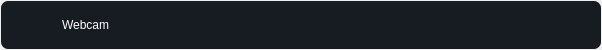
<?xml version="1.0" encoding="UTF-8"?>
<ui version="4.0">
 <class>SourceWidgetClass</class>
 <widget class="QWidget" name="SourceWidgetClass">
  <property name="geometry">
   <rect>
    <x>0</x>
    <y>0</y>
    <width>602</width>
    <height>50</height>
   </rect>
  </property>
  <property name="windowTitle">
   <string>SourceWidget</string>
  </property>
  <property name="styleSheet">
   <string notr="true">#mainSourceWidget {
  background: #171B22;
  border: 2px solid transparent;
  border-radius: 8px;
}

#mainSourceWidget:hover {
  background: #1E2430;
  border: 2px solid transparent;
  border-radius: 8px;
}

#titleLabel {
  color: white;
}</string>
  </property>
  <layout class="QHBoxLayout" name="horizontalLayout_2">
   <property name="spacing">
    <number>0</number>
   </property>
   <property name="leftMargin">
    <number>0</number>
   </property>
   <property name="topMargin">
    <number>0</number>
   </property>
   <property name="rightMargin">
    <number>0</number>
   </property>
   <property name="bottomMargin">
    <number>0</number>
   </property>
   <item>
    <widget class="QWidget" name="mainSourceWidget" native="true">
     <property name="cursor">
      <cursorShape>PointingHandCursor</cursorShape>
     </property>
     <layout class="QHBoxLayout" name="horizontalLayout">
      <property name="spacing">
       <number>3</number>
      </property>
      <property name="leftMargin">
       <number>0</number>
      </property>
      <property name="topMargin">
       <number>0</number>
      </property>
      <property name="rightMargin">
       <number>0</number>
      </property>
      <property name="bottomMargin">
       <number>0</number>
      </property>
      <item>
       <widget class="QPushButton" name="pushButton">
        <property name="cursor">
         <cursorShape>OpenHandCursor</cursorShape>
        </property>
        <property name="text">
         <string/>
        </property>
        <property name="icon">
         <iconset resource="frameflow.qrc">
          <normaloff>:/FrameFlow/drag.svg</normaloff>:/FrameFlow/drag.svg</iconset>
        </property>
        <property name="flat">
         <bool>true</bool>
        </property>
       </widget>
      </item>
      <item>
       <widget class="QLabel" name="label_2">
        <property name="minimumSize">
         <size>
          <width>16</width>
          <height>16</height>
         </size>
        </property>
        <property name="maximumSize">
         <size>
          <width>16</width>
          <height>16</height>
         </size>
        </property>
        <property name="text">
         <string/>
        </property>
        <property name="pixmap">
         <pixmap resource="frameflow.qrc">:/FrameFlow/tv.svg</pixmap>
        </property>
        <property name="scaledContents">
         <bool>true</bool>
        </property>
       </widget>
      </item>
      <item>
       <widget class="QLabel" name="titleLabel">
        <property name="text">
         <string>Webcam</string>
        </property>
       </widget>
      </item>
      <item>
       <spacer name="horizontalSpacer">
        <property name="orientation">
         <enum>Qt::Orientation::Horizontal</enum>
        </property>
        <property name="sizeHint" stdset="0">
         <size>
          <width>40</width>
          <height>20</height>
         </size>
        </property>
       </spacer>
      </item>
      <item>
       <widget class="QPushButton" name="eyeButton">
        <property name="cursor">
         <cursorShape>PointingHandCursor</cursorShape>
        </property>
        <property name="text">
         <string/>
        </property>
        <property name="icon">
         <iconset resource="frameflow.qrc">
          <normaloff>:/FrameFlow/eye.svg</normaloff>:/FrameFlow/eye.svg</iconset>
        </property>
        <property name="flat">
         <bool>true</bool>
        </property>
       </widget>
      </item>
      <item>
       <widget class="QPushButton" name="lockButton">
        <property name="cursor">
         <cursorShape>PointingHandCursor</cursorShape>
        </property>
        <property name="text">
         <string/>
        </property>
        <property name="icon">
         <iconset resource="frameflow.qrc">
          <normaloff>:/FrameFlow/lock.svg</normaloff>:/FrameFlow/lock.svg</iconset>
        </property>
        <property name="flat">
         <bool>true</bool>
        </property>
       </widget>
      </item>
      <item>
       <widget class="QPushButton" name="menuButton">
        <property name="cursor">
         <cursorShape>PointingHandCursor</cursorShape>
        </property>
        <property name="text">
         <string/>
        </property>
        <property name="icon">
         <iconset resource="frameflow.qrc">
          <normaloff>:/FrameFlow/dots.svg</normaloff>:/FrameFlow/dots.svg</iconset>
        </property>
        <property name="flat">
         <bool>true</bool>
        </property>
       </widget>
      </item>
     </layout>
    </widget>
   </item>
  </layout>
 </widget>
 <layoutdefault spacing="6" margin="11"/>
 <resources>
  <include location="frameflow.qrc"/>
 </resources>
 <connections/>
</ui>
